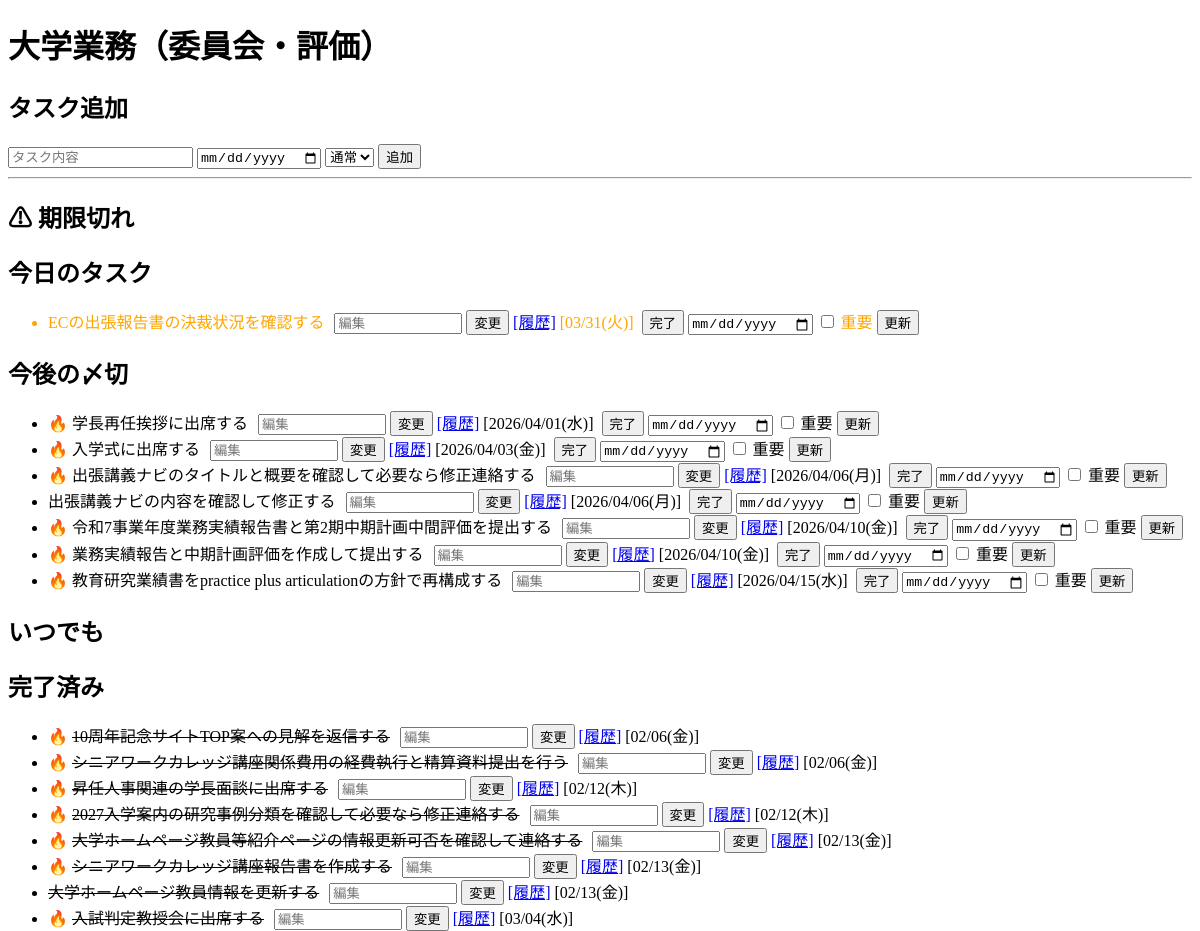
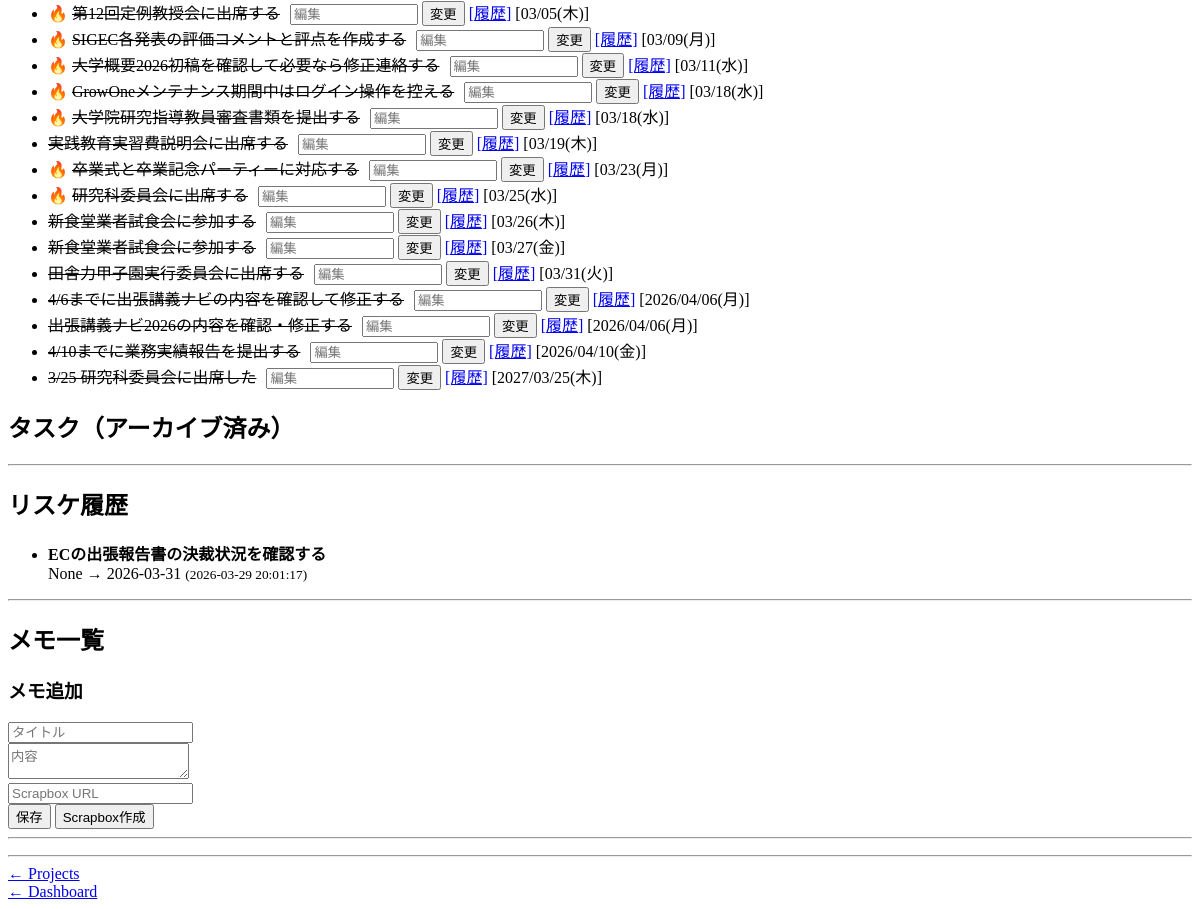
Page /project/11 on the earlier database version (2 pictures, top to bottom).
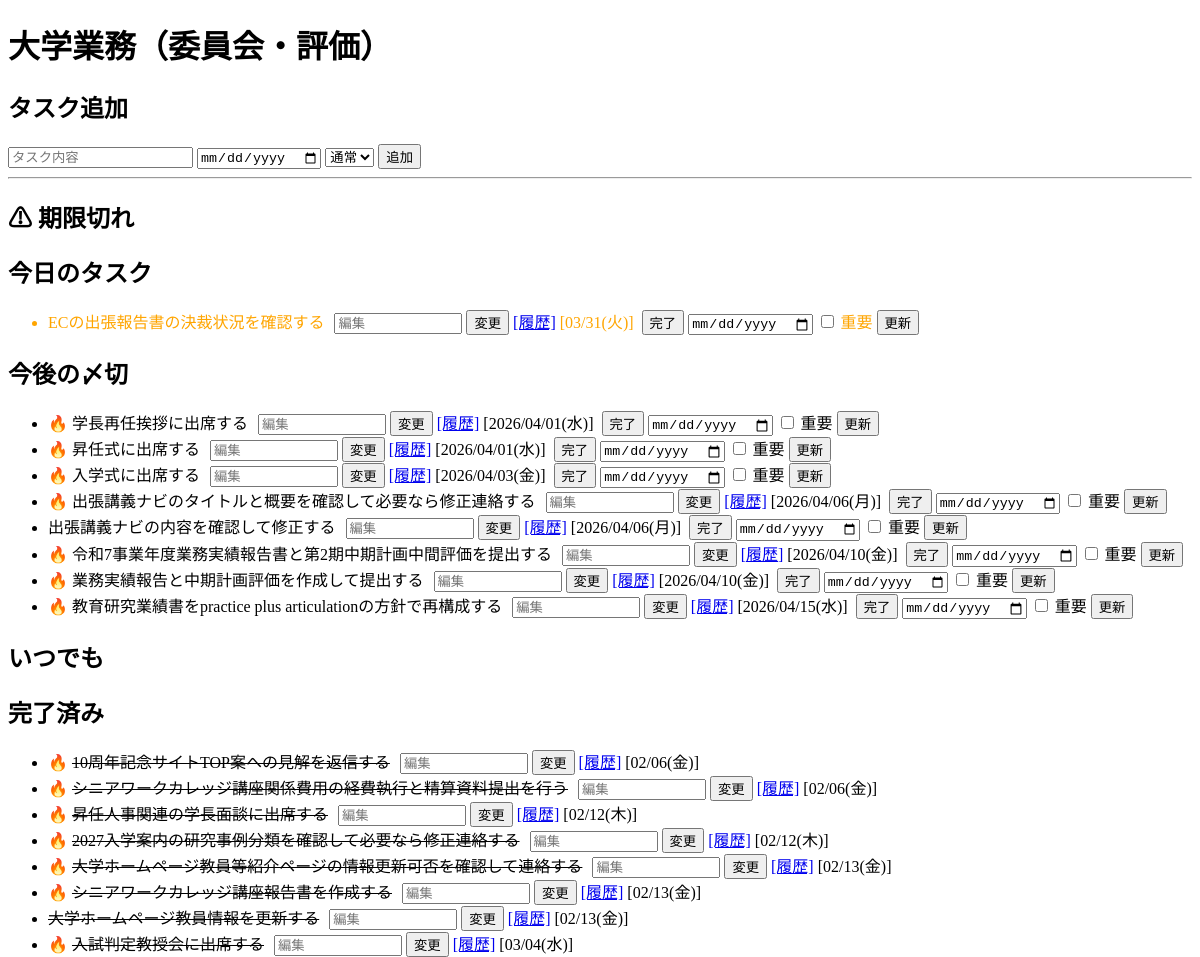
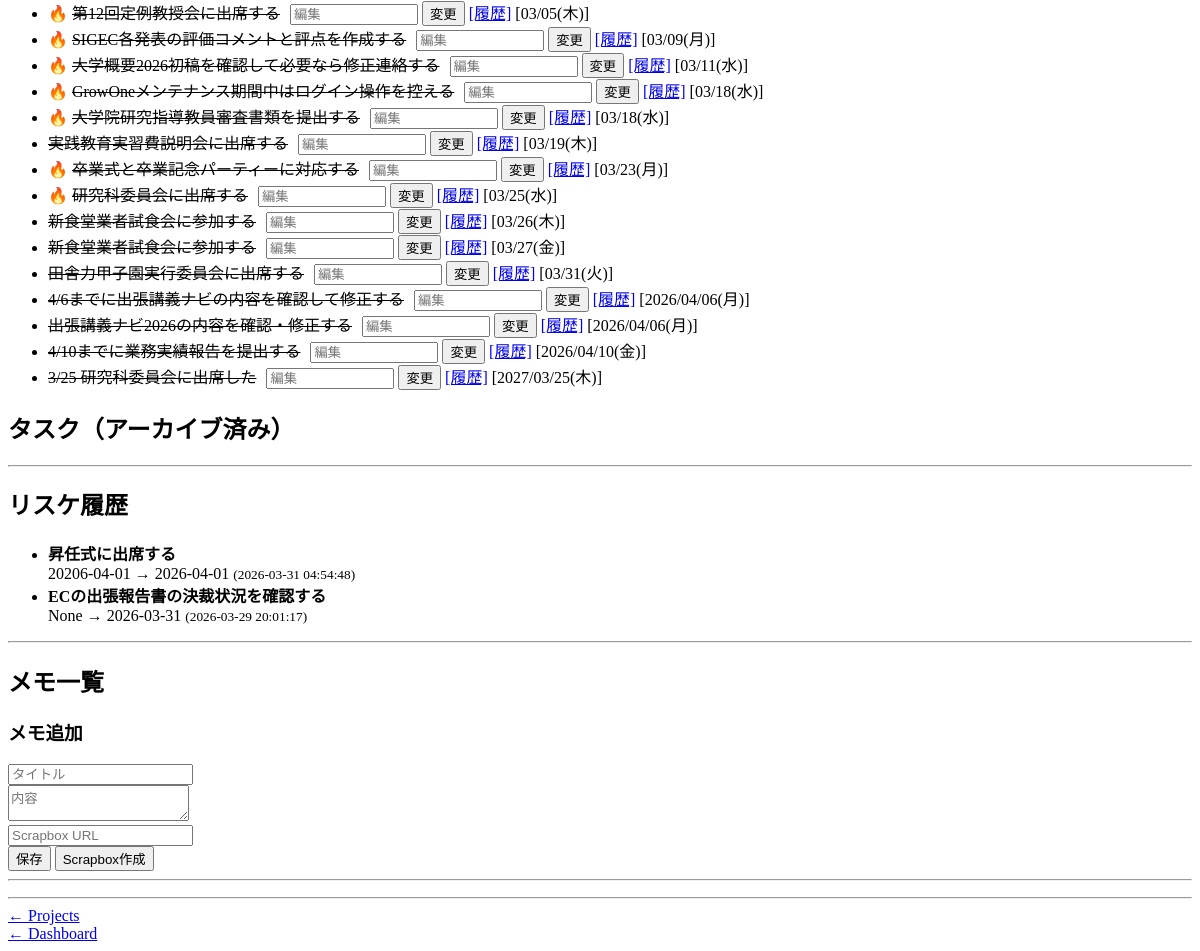
Same page on the later database version (2 pictures, top to bottom).
### tables this page shows
CREATE TABLE projects (
            id INTEGER PRIMARY KEY AUTOINCREMENT,
            name TEXT,
            type TEXT,
            status TEXT
        );

CREATE TABLE tasks (
            id INTEGER PRIMARY KEY AUTOINCREMENT,
            title TEXT,
            status TEXT,
            deadline TEXT,
            original_deadline TEXT,
            project_id INTEGER,
            student_id INTEGER,
            priority TEXT DEFAULT 'medium',
            sync_key TEXT,
            source_type TEXT,
            source_updated_at TEXT,
            archived INTEGER DEFAULT 0
        );

CREATE TABLE task_history (
        id INTEGER PRIMARY KEY AUTOINCREMENT,
        task_id INTEGER,
        old_deadline TEXT,
        new_deadline TEXT,
        changed_at TEXT
    );

### flask_app.py (the view, shortened to what this page needs)
@app.route("/project/<int:project_id>")
def project_detail(project_id):
    task_id_filter = request.args.get("task_id", type=int)
    conn = get_db()
    c = conn.cursor()
    today_str = c.execute("SELECT date('now')").fetchone()[0]
    project = c.execute("SELECT * FROM projects WHERE id=?", (project_id,)).fetchone()
    all_tasks = c.execute(
        """
        SELECT id AS task_id, title, status, deadline, priority, archived,
               original_deadline, sync_key, source_type, source_updated_at
        FROM tasks
        WHERE project_id=?
        ORDER BY deadline IS NULL, deadline
        """,
        (project_id,),
    ).fetchall()
    all_tasks = apply_format(all_tasks)
    classified = classify_tasks(all_tasks, today_str)
    overdue_tasks = classified["overdue_tasks"]
    today_tasks = classified["today_tasks"]
    future_tasks = classified["future_tasks"]
    anytime_tasks = classified["anytime_tasks"]
    done_tasks = classified["done_tasks"]
    archived_tasks = []
    if task_id_filter:
        history = c.execute(
            """
        SELECT th.task_id, t.title AS task_title, th.old_deadline, th.new_deadline, th.changed_at
        FROM task_history th
        LEFT JOIN tasks t ON th.task_id = t.id
        WHERE th.task_id=?
        ORDER BY th.changed_at DESC
        """,
            (task_id_filter,),
        ).fetchall()
    else:
        history = c.execute(
            """
            SELECT th.task_id, t.title AS task_title, th.old_deadline, th.new_deadline, th.changed_at
            FROM task_history th
            LEFT JOIN tasks t ON th.task_id = t.id
            WHERE th.task_id IN (
                SELECT id FROM tasks WHERE project_id=?
            )
            ORDER BY th.changed_at DESC
        """,
            (project_id,),
        ).fetchall()
    notes = c.execute(
        """
        SELECT id, title, content, scrapbox_url, created_at
        FROM notes
        WHERE project_id=?
        ORDER BY created_at DESC
    """,
        (project_id,),
    ).fetchall()
    conn.close()
    return render_template(
        "project_detail.html",
        project=project,
        tasks=all_tasks,
        overdue_tasks=overdue_tasks,
        today_tasks=today_tasks,
        future_tasks=future_tasks,
        anytime_tasks=anytime_tasks,
        done_tasks=done_tasks,
        archived_tasks=archived_tasks,
        notes=notes,
        history=history,
        students=STUDENTS_DATA,
    )

### flask_app.py (called while the page is built)
def get_db():
    BASE_DIR = os.path.dirname(os.path.abspath(__file__))
    conn = sqlite3.connect(
        os.path.join(BASE_DIR, "db.sqlite3"), timeout=5, check_same_thread=False
    )
    conn.row_factory = sqlite3.Row
    conn.execute("PRAGMA journal_mode=WAL;")
    conn.execute("PRAGMA busy_timeout=5000;")
    return conn

def format_date_jp(date_str):
    if not date_str:
        return None
    from datetime import datetime
    weekdays_jp = ["月", "火", "水", "木", "金", "土", "日"]
    try:
        dt = datetime.strptime(date_str, "%Y-%m-%d")
    except Exception:
        return date_str
    today = datetime.now()
    fiscal_year = today.year if today.month < 4 else today.year + 1
    start = datetime(fiscal_year - 1, 4, 1)
    end = datetime(fiscal_year, 3, 31)
    w = weekdays_jp[dt.weekday()]
    if start <= dt <= end:
        return dt.strftime(f"%m/%d({w})")
    else:
        return dt.strftime(f"%Y/%m/%d({w})")

def apply_format(rows):
    result = []
    for r in rows:
        d = dict(r)
        if "deadline" in d and d["deadline"]:
            d["deadline_display"] = format_date_jp(d["deadline"])
        else:
            d["deadline_display"] = None
        if "original_deadline" in d and d["original_deadline"]:
            d["original_deadline_display"] = format_date_jp(d["original_deadline"])
        else:
            d["original_deadline_display"] = None
        result.append(d)
    return result

### templates/project_detail.html (shortened to what this page needs)
<!DOCTYPE html>
<html>
<head>
</head>
<body>
{% macro edit_form(task_id) %}
    <form action="/edit_task_title" method="post" style="display:inline; margin-left:6px;">
        <input type="text" name="title" placeholder="編集" style="width:120px;">
        <button type="submit">変更</button>
    </form>
{% endmacro %}
<h1>{{ project["name"] }}</h1>
<h2>タスク追加</h2>
<form action="/add_task" method="post">
    <input name="title" placeholder="タスク内容">
    <input type="date" name="deadline">
    <select name="priority">
        <option value="medium" selected>通常</option>
    </select>
    <button type="submit">追加</button>
</form>
<hr>
<h2>⚠ 期限切れ</h2>
<h2>今日のタスク</h2>
<ul>
{% for t in today_tasks %}
    <li class="task-title-scope" style="color:orange;">
        {{ t["title"] }}
        {{ edit_form(t["task_id"]) }}
        <a href="/project/{{ project["id"] }}?task_id={{ t["task_id"] }}">[履歴]</a>
        {% if t["deadline_display"] %}[{{ t["deadline_display"] }}]{% endif %}
        <form action="/done/{{ t["task_id"] }}" method="post" style="display:inline; margin-left:4px">
            <button type="submit">完了</button>
        </form>
        <form action="/update_task" method="post" style="display:inline;">
            <input type="date" name="deadline">
            <label>
                <input type="checkbox" name="priority" value="high">
                重要
            </label>
            <button type="submit">更新</button>
        </form>
    </li>
{% endfor %}
</ul>
<h2>今後の〆切</h2>
<ul>
{% for t in future_tasks %}
    <li class="task-title-scope">
        {% if t["priority"] == "high" %}🔥{% endif %}
        {{ t["title"] }}
        {{ edit_form(t["task_id"]) }}
        <a href="/project/{{ project["id"] }}?task_id={{ t["task_id"] }}">[履歴]</a>
        {% if t["deadline_display"] %}[{{ t["deadline_display"] }}]{% endif %}
        <form action="/done/{{ t["task_id"] }}" method="post" style="display:inline; margin-left:4px">
            <button type="submit">完了</button>
        </form>
        <form action="/update_task" method="post" style="display:inline;">
            <input type="date" name="deadline">
            <label>
                <input type="checkbox" name="priority" value="high">
                重要
            </label>
            <button type="submit">更新</button>
        </form>
    </li>
{% endfor %}
</ul>
<h2>いつでも</h2>
<h2>完了済み</h2>
<ul>
{% for t in done_tasks %}
    <li class="task-title-scope">
        {% if t["priority"] == "high" %}🔥{% endif %}
        <s>{{ t["title"] }}</s>
        {{ edit_form(t["task_id"]) }}
        <a href="/project/{{ project["id"] }}?task_id={{ t["task_id"] }}">[履歴]</a>
        {% if t["deadline_display"] %}[{{ t["deadline_display"] }}]{% endif %}
    </li>
{% endfor %}
</ul>
<h2>タスク（アーカイブ済み）</h2>
<hr>
<h2>リスケ履歴</h2>
<ul>
{% for h in history %}
    <li class="history-title-scope">
        <b>{{ h["task_title"] }}</b><br>
        {{ h["old_deadline"] }} → {{ h["new_deadline"] }}
        <small>({{ h["changed_at"] }})</small>
    </li>
{% endfor %}
</ul>
<hr>
<h2>メモ一覧</h2>
<h3>メモ追加</h3>
<form action="/add_note" method="post">
    <input name="title" placeholder="タイトル"><br>
    <textarea name="content" placeholder="内容"></textarea><br>
    <input name="scrapbox_url" placeholder="Scrapbox URL"><br>
    <button type="submit">保存</button>
    <button type="button" onclick="
        const title = document.getElementsByName('title')[0].value;
        if(title){
            window.open(
                'https://scrapbox.io/あなたのプロジェクト名/' + encodeURIComponent(title),
                '_blank'
            );
        } else {
            alert('タイトルを入力してください');
        }
    ">
        Scrapbox作成
    </button>
</form>
<hr>
<hr>
<a href="/projects">← Projects</a><br>
<a href="/">← Dashboard</a>
</body>
</html>

Differences in the rows shown:
added tasks: title "昇任式に出席する", deadline_display "2026/04/01(水)", shown under "今後の〆切"
added task_history: task_title "昇任式に出席する", old_deadline "20206-04-01", new_deadline "2026-04-01", changed_at "2026-03-31 04:54:48"
